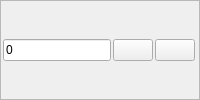
                           <widget class="QFrame" name="frme_det_zone_rotation">
                            <property name="sizePolicy">
                             <sizepolicy hsizetype="Maximum" vsizetype="Preferred">
                              <horstretch>0</horstretch>
                              <verstretch>0</verstretch>
                             </sizepolicy>
                            </property>
                            <property name="frameShape">
                             <enum>QFrame::StyledPanel</enum>
                            </property>
                            <property name="frameShadow">
                             <enum>QFrame::Plain</enum>
                            </property>
                            <layout class="QHBoxLayout" name="horizontalLayout_20">
                             <property name="spacing">
                              <number>0</number>
                             </property>
                             <property name="leftMargin">
                              <number>0</number>
                             </property>
                             <property name="topMargin">
                              <number>0</number>
                             </property>
                             <property name="rightMargin">
                              <number>0</number>
                             </property>
                             <property name="bottomMargin">
                              <number>0</number>
                             </property>
                             <item>
                              <widget class="QLineEdit" name="ledit_det_zone_rotation">
                               <property name="sizePolicy">
                                <sizepolicy hsizetype="Fixed" vsizetype="Fixed">
                                 <horstretch>0</horstretch>
                                 <verstretch>0</verstretch>
                                </sizepolicy>
                               </property>
                               <property name="text">
                                <string>0</string>
                               </property>
                              </widget>
                             </item>
                             <item>
                              <widget class="QPushButton" name="btn_rotate_det_zone_ccw">
                               <property name="sizePolicy">
                                <sizepolicy hsizetype="Maximum" vsizetype="Fixed">
                                 <horstretch>0</horstretch>
                                 <verstretch>0</verstretch>
                                </sizepolicy>
                               </property>
                               <property name="text">
                                <string/>
                               </property>
                               <property name="icon">
                                <iconset>
                                 <normaloff>Resources/rotate_ccw.jpg</normaloff>Resources/rotate_ccw.jpg</iconset>
                               </property>
                              </widget>
                             </item>
                             <item>
                              <widget class="QPushButton" name="btn_rotate_det_zone_cw">
                               <property name="sizePolicy">
                                <sizepolicy hsizetype="Maximum" vsizetype="Fixed">
                                 <horstretch>0</horstretch>
                                 <verstretch>0</verstretch>
                                </sizepolicy>
                               </property>
                               <property name="text">
                                <string/>
                               </property>
                               <property name="icon">
                                <iconset>
                                 <normaloff>Resources/rotate_cw.jpg</normaloff>Resources/rotate_cw.jpg</iconset>
                               </property>
                              </widget>
                             </item>
                            </layout>
                           </widget>
